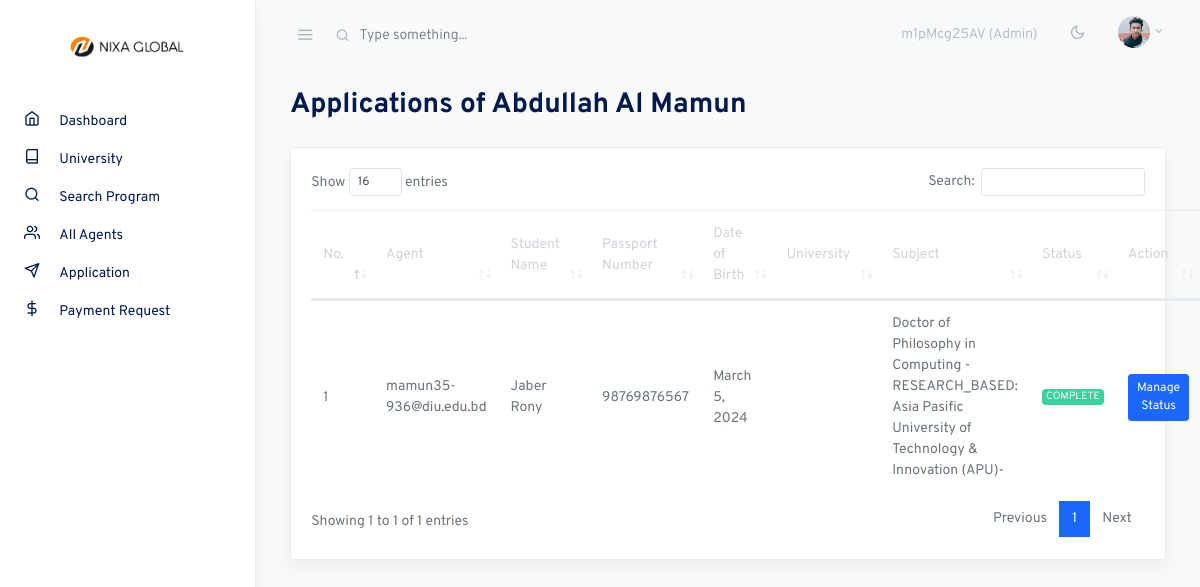
The app's page /agent_applications/14 (signed in) with its own data.
### account/models.py (models this page shows, shortened)
class CustomUser(AbstractUser):
    user_type = models.CharField(max_length=20, choices=UserType.choices, default=UserType.AGENT)
    account_type = models.CharField(max_length=20, choices=AccountType.choices, default=AccountType.INDIVIDUAL)
    email = models.EmailField(unique=True)
    phone_number = models.CharField(max_length=20)
    address = models.CharField(max_length=200)
    country = models.CharField(max_length=100)
    city = models.CharField(max_length=100)
    post_code = models.CharField(max_length=20)
    referral_code = models.CharField(max_length=20, unique=True, blank=True, null=True)
    referred_by = models.ForeignKey('self', on_delete=models.SET_NULL, null=True, blank=True)
    is_verified = models.BooleanField(default=False)
    email_verification_token = models.CharField(max_length=100, blank=True, null=True)
    email_verification_sent_at = models.DateTimeField(null=True, blank=True)
    identification_document = models.ForeignKey('IdentificationDocument', on_delete=models.SET_NULL, null=True, blank=True)
    avatar = models.ImageField(upload_to='avatars/', blank=True)
    company_name = models.CharField(max_length=200, null=True, blank=True)
    profession = models.CharField(max_length=100, null=True, blank=True)
    @property
    def is_admin(self):
        return self.user_type == UserType.ADMIN
    class Meta:
        verbose_name = "User"
        verbose_name_plural = "     Users"

### core/models.py (models this page shows, shortened)
class Applicant(models.Model):
    user = models.ForeignKey(User, on_delete=models.CASCADE)
    first_name = models.CharField(max_length=50)
    last_name = models.CharField(max_length=50)
    passport_number = models.CharField(max_length=20)
    dob = models.DateField()
    subject = models.ForeignKey(Subject, on_delete=models.SET_NULL, null=True)
    application_id = models.CharField(max_length=10, unique=True)
    STATUS_CHOICES = [
        ('PENDING', 'Pending'),
        ('PROCESSING', 'Processing'),
        ('COMPLETE', 'Complete'),
        ('REJECT', 'Reject'),
    ]
    status = models.CharField(max_length=10, choices=STATUS_CHOICES, default='PENDING')
    isPaymentClaim = models.BooleanField(default=False)
    class Meta:
        verbose_name = "Applicant"
        verbose_name_plural = "      Applicant"

class Subject(models.Model):
    PROGRAM_CHOICES = [
        ('FOUNDATION', 'Foundation'),
        ('DIPLOMA', 'Diploma'),
        ('BACHELOR', 'Bachelor'),
        ('MASTER', 'Master'),
        ('PHD', 'PhD'),
        ("RESEARCH_BASED", 'Research Based')
    ]
    name = models.CharField(max_length=255)
    program_type = models.CharField(max_length=50, choices=PROGRAM_CHOICES)
    university = models.ForeignKey(University, on_delete=models.CASCADE)
    pdf = models.FileField(upload_to='subject_pdfs/', validators=[FileExtensionValidator(['pdf'])], blank=True, null=True)
    class Meta:
        verbose_name = "Subject"
        verbose_name_plural = "  Subject"
    def __str__(self):
        return f"{self.name} - {self.program_type}: {self.university}"

class University(models.Model):
    name = models.CharField(max_length=255)
    class Meta:
        verbose_name = "University"
        verbose_name_plural = "      University"
    def __str__(self):
        return self.name

### core/views.py (the view)
# urls.py: path('agent_applications/<int:pk>', views.agent_applications, name="agent_applications"),
@login_required
@admin_required
def agent_applications(request, pk):
    user = User.objects.get(id=pk)
    applications = Applicant.objects.filter(user=user)
    return render(request, 'portal/agent_applications.html', {'applications':applications, 'user':user})

### templates/portal/agent_applications.html (shortened to what this page needs)
{% extends 'portal/assets/base.html' %}
{% block content %}
<div class="container-fluid">
    <div class="row justify-content-center">
      <div class="col-12">
        <h2 class="mb-2 page-title">Applications of {{user.first_name}} {{user.last_name}}</h2>
        <div class="row my-4">
          <div class="col-md-12">
            <div class="card shadow">
              <div class="card-body">
                <table class="table datatables" id="dataTable-1">
                  <thead>
                    <tr>
                      <th>No.</th>
                      <th>Agent</th>
                      <th>Student Name</th>
                      <th>Passport Number</th>
                      <th>Date of Birth</th>
                      <th>University</th>
                      <th>Subject</th>
                      <th>Status</th>
                      <th>Action</th>
                    </tr>
                  </thead>
                  <tbody>
                    {% for application in applications %}
                    <tr>
                      <td>{{forloop.counter}}</td>
                      <td>{{application.user}}</td>
                      <td>{{application.first_name}} {{application.last_name}}</td>
                      <td>{{application.passport_number}}</td>
                      <td>{{application.dob}}</td>
                      <td>{{application.university}}</td>
                      <td>{{application.subject}}</td>
                      <td>
                        {% if application.status == 'PENDING' %}
                            <span class="badge badge-warning text-light">{{ application.status }}</span>
                        {% elif application.status == 'PROCESSING' %}
                            <span class="badge badge-primary text-light">{{ application.status }}</span>
                        {% elif application.status == 'COMPLETE' %}
                            <span class="badge badge-success text-light">{{ application.status }}</span>
                        {% elif application.status == 'REJECT' %}
                            <span class="badge badge-danger text-light">{{ application.status }}</span>
                        {% endif %}
                      </td>
                      <td>
                        <a href="{% url 'core:admin_manage_status' application.id %}">
                            <button class="btn btn-primary btn-sm">Manage Status</button>
                        </a>
                      </td>
                    </tr>
                    {% endfor %}
                  </tbody>
                </table>
              </div>
            </div>
          </div>
        </div>
      </div>
    </div>
  </div>
{% endblock %}

### templates/portal/assets/navbar.html (shortened to what this page needs)
{% load static %}
<nav class="topnav navbar navbar-light">
    <button type="button" class="navbar-toggler text-muted mt-2 p-0 mr-3 collapseSidebar">
      <i class="fe fe-menu navbar-toggler-icon"></i>
    </button>
    <form class="form-inline mr-auto searchform text-muted">
      <input class="form-control mr-sm-2 bg-transparent border-0 pl-4 text-muted" type="search" placeholder="Type something..." aria-label="Search">
    </form>
    <ul class="nav">
      <li class="nav-item nav-notif">
        <a class="nav-link text-muted my-2">
          {{request.user.referral_code}} ({{request.user.user_type}})
        </a>
      </li>
      <li class="nav-item">
        <a class="nav-link text-muted my-2" href="#" id="modeSwitcher" data-mode="light">
          <i class="fe fe-sun fe-16"></i>
        </a>
      </li>
      <li class="nav-item dropdown">
        <a class="nav-link dropdown-toggle text-muted pr-0" href="#" id="navbarDropdownMenuLink" role="button" data-toggle="dropdown" aria-haspopup="true" aria-expanded="false">
          <span class="avatar avatar-sm mt-2">
            {% if user.avatar %}
                <img src="{{ user.avatar.url }}" alt="..." class="avatar-img rounded-circle">
            {% else %}
                <img src="{% static 'assets/portal/./assets/avatars/face-1.jpg' %}" alt="..." class="avatar-img rounded-circle">
            {% endif %}
          </span>
        </a>
      </li>
    </ul>
  </nav>

### static/assets/portal/css/feather.css (style rules this page uses)
.fe { font-family: "feather" !important; speak: none; font-style: normal; font-weight: normal; font-variant: normal; text-transform: none; line-height: 1; -webkit-font-smoothing: antialiased; -moz-osx-font-smoothing: grayscale; }
.fe-16 { font-size: 16px; }
.fe-menu:before { content: ""; }
.fe-sun:before { content: ""; }

### records on screen
CustomUser: user.referral_code "m1pMcg25AV", user.user_type "Admin"
CustomUser: avatar (picture), first_name "Abdullah Al", last_name "Mamun"
Applicant: user "mamun35-936@diu.edu.bd", first_name "Jaber", last_name "Rony", passport_number "98769876567", dob "March 5, 2024", subject "Doctor of Philosophy in Computing - RESEARCH_BASED: Asia Pasific University of Technology & Innovation (APU)-", status "COMPLETE"
